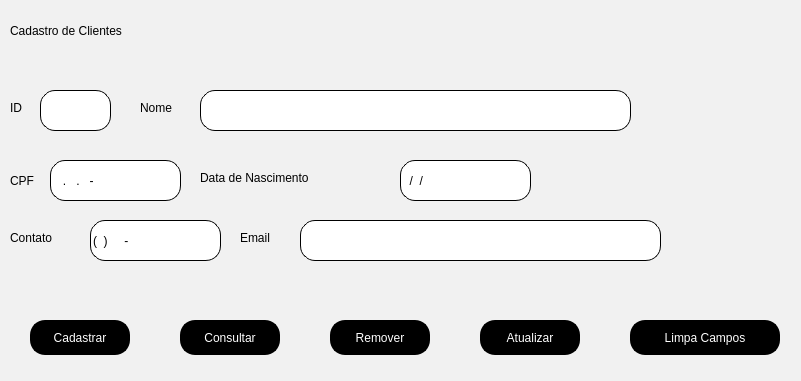
               <widget class="QWidget" name="fr_clientes" native="true">
                <property name="geometry">
                 <rect>
                  <x>10</x>
                  <y>10</y>
                  <width>801</width>
                  <height>381</height>
                 </rect>
                </property>
                <property name="styleSheet">
                 <string notr="true">background-color: rgb(241, 241, 241);
border-radius:10px;</string>
                </property>
                <widget class="QLabel" name="label_titulo__cli">
                 <property name="geometry">
                  <rect>
                   <x>10</x>
                   <y>20</y>
                   <width>201</width>
                   <height>21</height>
                  </rect>
                 </property>
                 <property name="text">
                  <string>Cadastro de Clientes</string>
                 </property>
                </widget>
                <widget class="QLabel" name="label_id_cli">
                 <property name="geometry">
                  <rect>
                   <x>10</x>
                   <y>100</y>
                   <width>31</width>
                   <height>16</height>
                  </rect>
                 </property>
                 <property name="text">
                  <string>ID</string>
                 </property>
                </widget>
                <widget class="QLineEdit" name="ent_id_cli">
                 <property name="geometry">
                  <rect>
                   <x>40</x>
                   <y>90</y>
                   <width>71</width>
                   <height>41</height>
                  </rect>
                 </property>
                 <property name="styleSheet">
                  <string notr="true">QLineEdit {
border-style: outset;
border-width: 1px;
border-radius: 15px;
border-color: black;
font: 87 12pt &quot;Segoe UI Black&quot;;
color: rgb(0, 0, 0);
background-color: rgb(255, 255, 255);
}</string>
                 </property>
                </widget>
                <widget class="QLabel" name="label_nome_cli">
                 <property name="geometry">
                  <rect>
                   <x>140</x>
                   <y>100</y>
                   <width>61</width>
                   <height>16</height>
                  </rect>
                 </property>
                 <property name="text">
                  <string>Nome</string>
                 </property>
                </widget>
                <widget class="QLineEdit" name="ent_nome_cli">
                 <property name="geometry">
                  <rect>
                   <x>200</x>
                   <y>90</y>
                   <width>431</width>
                   <height>41</height>
                  </rect>
                 </property>
                 <property name="styleSheet">
                  <string notr="true">QLineEdit {
border-style: outset;
border-width: 1px;
border-radius: 15px;
border-color: black;
font: 87 12pt &quot;Segoe UI Black&quot;;
color: rgb(0, 0, 0);
background-color: rgb(255, 255, 255);
}</string>
                 </property>
                </widget>
                <widget class="QLabel" name="label_cpf_cli">
                 <property name="geometry">
                  <rect>
                   <x>10</x>
                   <y>170</y>
                   <width>41</width>
                   <height>21</height>
                  </rect>
                 </property>
                 <property name="text">
                  <string>CPF</string>
                 </property>
                </widget>
                <widget class="QLineEdit" name="ent_cpf_cli">
                 <property name="geometry">
                  <rect>
                   <x>50</x>
                   <y>160</y>
                   <width>131</width>
                   <height>41</height>
                  </rect>
                 </property>
                 <property name="styleSheet">
                  <string notr="true">QLineEdit {
border-style: outset;
border-width: 1px;
border-radius: 15px;
border-color: black;
font: 87 12pt &quot;Segoe UI Black&quot;;
color: rgb(0, 0, 0);
background-color: rgb(255, 255, 255);
}</string>
                 </property>
                 <property name="inputMask">
                  <string>999.999.999-99</string>
                 </property>
                </widget>
                <widget class="QLabel" name="label_dt_nascimento_cli">
                 <property name="geometry">
                  <rect>
                   <x>200</x>
                   <y>170</y>
                   <width>181</width>
                   <height>16</height>
                  </rect>
                 </property>
                 <property name="text">
                  <string>Data de Nascimento</string>
                 </property>
                </widget>
                <widget class="QLineEdit" name="ent_nascimento_cli">
                 <property name="geometry">
                  <rect>
                   <x>400</x>
                   <y>160</y>
                   <width>131</width>
                   <height>41</height>
                  </rect>
                 </property>
                 <property name="styleSheet">
                  <string notr="true">QLineEdit {
border-style: outset;
border-width: 1px;
border-radius: 15px;
border-color: black;
font: 87 12pt &quot;Segoe UI Black&quot;;
color: rgb(0, 0, 0);
background-color: rgb(255, 255, 255);
}</string>
                 </property>
                 <property name="inputMask">
                  <string>99/99/9999</string>
                 </property>
                </widget>
                <widget class="QLabel" name="label_contato_cli">
                 <property name="geometry">
                  <rect>
                   <x>10</x>
                   <y>230</y>
                   <width>81</width>
                   <height>16</height>
                  </rect>
                 </property>
                 <property name="text">
                  <string>Contato</string>
                 </property>
                </widget>
                <widget class="QLineEdit" name="ent_contato_cli">
                 <property name="geometry">
                  <rect>
                   <x>90</x>
                   <y>220</y>
                   <width>131</width>
                   <height>41</height>
                  </rect>
                 </property>
                 <property name="styleSheet">
                  <string notr="true">QLineEdit {
border-style: outset;
border-width: 1px;
border-radius: 15px;
border-color: black;
font: 87 12pt &quot;Segoe UI Black&quot;;
color: rgb(0, 0, 0);
background-color: rgb(255, 255, 255);
}</string>
                 </property>
                 <property name="inputMask">
                  <string>(99)99999-9999</string>
                 </property>
                </widget>
                <widget class="QLabel" name="label_email_cli">
                 <property name="geometry">
                  <rect>
                   <x>240</x>
                   <y>230</y>
                   <width>51</width>
                   <height>16</height>
                  </rect>
                 </property>
                 <property name="text">
                  <string>Email</string>
                 </property>
                </widget>
                <widget class="QLineEdit" name="ent_email_cli">
                 <property name="geometry">
                  <rect>
                   <x>300</x>
                   <y>220</y>
                   <width>361</width>
                   <height>41</height>
                  </rect>
                 </property>
                 <property name="styleSheet">
                  <string notr="true">QLineEdit {
border-style: outset;
border-width: 1px;
border-radius: 15px;
border-color: black;
font: 87 12pt &quot;Segoe UI Black&quot;;
color: rgb(0, 0, 0);
background-color: rgb(255, 255, 255);
}</string>
                 </property>
                </widget>
                <widget class="QPushButton" name="bt_remover_cli">
                 <property name="geometry">
                  <rect>
                   <x>330</x>
                   <y>320</y>
                   <width>100</width>
                   <height>35</height>
                  </rect>
                 </property>
                 <property name="minimumSize">
                  <size>
                   <width>100</width>
                   <height>35</height>
                  </size>
                 </property>
                 <property name="maximumSize">
                  <size>
                   <width>100</width>
                   <height>30</height>
                  </size>
                 </property>
                 <property name="styleSheet">
                  <string notr="true">
QPushButton {
border-style: outset;
border-width: 2px;
border-radius: 15px;
border-color: black;
font: 87 12pt &quot;Segoe UI Black&quot;;
color: rgb(255, 255, 255);
	background-color: rgb(0, 0, 0);
}
QPushButton:pressed {
border-style: outset;
border-width: 2px;
border-radius: 15px;
border-color: white;
font: 87 12pt &quot;Segoe UI Black&quot;;
color: rgb(255, 255, 255);
background-color: rgb(0, 0, 0);


}

</string>
                 </property>
                 <property name="text">
                  <string>Remover</string>
                 </property>
                </widget>
                <widget class="QPushButton" name="bt_atualizar_cli">
                 <property name="geometry">
                  <rect>
                   <x>480</x>
                   <y>320</y>
                   <width>100</width>
                   <height>35</height>
                  </rect>
                 </property>
                 <property name="minimumSize">
                  <size>
                   <width>100</width>
                   <height>35</height>
                  </size>
                 </property>
                 <property name="maximumSize">
                  <size>
                   <width>100</width>
                   <height>30</height>
                  </size>
                 </property>
                 <property name="styleSheet">
                  <string notr="true">
QPushButton {
border-style: outset;
border-width: 2px;
border-radius: 15px;
border-color: black;
font: 87 12pt &quot;Segoe UI Black&quot;;
color: rgb(255, 255, 255);
	background-color: rgb(0, 0, 0);
}
QPushButton:pressed {
border-style: outset;
border-width: 2px;
border-radius: 15px;
border-color: white;
font: 87 12pt &quot;Segoe UI Black&quot;;
color: rgb(255, 255, 255);
background-color: rgb(0, 0, 0);


}

</string>
                 </property>
                 <property name="text">
                  <string>Atualizar</string>
                 </property>
                </widget>
                <widget class="QPushButton" name="bt_limpar_cli">
                 <property name="geometry">
                  <rect>
                   <x>630</x>
                   <y>320</y>
                   <width>150</width>
                   <height>35</height>
                  </rect>
                 </property>
                 <property name="minimumSize">
                  <size>
                   <width>100</width>
                   <height>35</height>
                  </size>
                 </property>
                 <property name="maximumSize">
                  <size>
                   <width>1000</width>
                   <height>30</height>
                  </size>
                 </property>
                 <property name="styleSheet">
                  <string notr="true">
QPushButton {
border-style: outset;
border-width: 2px;
border-radius: 15px;
border-color: black;
font: 87 12pt &quot;Segoe UI Black&quot;;
color: rgb(255, 255, 255);
	background-color: rgb(0, 0, 0);
}
QPushButton:pressed {
border-style: outset;
border-width: 2px;
border-radius: 15px;
border-color: white;
font: 87 12pt &quot;Segoe UI Black&quot;;
color: rgb(255, 255, 255);
background-color: rgb(0, 0, 0);


}

</string>
                 </property>
                 <property name="text">
                  <string>Limpa Campos</string>
                 </property>
                </widget>
                <widget class="QPushButton" name="bt_cadas_cli">
                 <property name="geometry">
                  <rect>
                   <x>30</x>
                   <y>320</y>
                   <width>100</width>
                   <height>35</height>
                  </rect>
                 </property>
                 <property name="minimumSize">
                  <size>
                   <width>100</width>
                   <height>35</height>
                  </size>
                 </property>
                 <property name="maximumSize">
                  <size>
                   <width>100</width>
                   <height>30</height>
                  </size>
                 </property>
                 <property name="styleSheet">
                  <string notr="true">
QPushButton {
border-style: outset;
border-width: 2px;
border-radius: 15px;
border-color: black;
font: 87 12pt &quot;Segoe UI Black&quot;;
color: rgb(255, 255, 255);
	background-color: rgb(0, 0, 0);
}
QPushButton:pressed {
border-style: outset;
border-width: 2px;
border-radius: 15px;
border-color: white;
font: 87 12pt &quot;Segoe UI Black&quot;;
color: rgb(255, 255, 255);
background-color: rgb(0, 0, 0);


}

</string>
                 </property>
                 <property name="text">
                  <string>Cadastrar</string>
                 </property>
                </widget>
                <widget class="QPushButton" name="bt_consulta_cli">
                 <property name="geometry">
                  <rect>
                   <x>180</x>
                   <y>320</y>
                   <width>100</width>
                   <height>35</height>
                  </rect>
                 </property>
                 <property name="minimumSize">
                  <size>
                   <width>100</width>
                   <height>35</height>
                  </size>
                 </property>
                 <property name="maximumSize">
                  <size>
                   <width>100</width>
                   <height>30</height>
                  </size>
                 </property>
                 <property name="styleSheet">
                  <string notr="true">
QPushButton {
border-style: outset;
border-width: 2px;
border-radius: 15px;
border-color: black;
font: 87 12pt &quot;Segoe UI Black&quot;;
color: rgb(255, 255, 255);
	background-color: rgb(0, 0, 0);
}
QPushButton:pressed {
border-style: outset;
border-width: 2px;
border-radius: 15px;
border-color: white;
font: 87 12pt &quot;Segoe UI Black&quot;;
color: rgb(255, 255, 255);
background-color: rgb(0, 0, 0);


}

</string>
                 </property>
                 <property name="text">
                  <string>Consultar</string>
                 </property>
                </widget>
               </widget>
